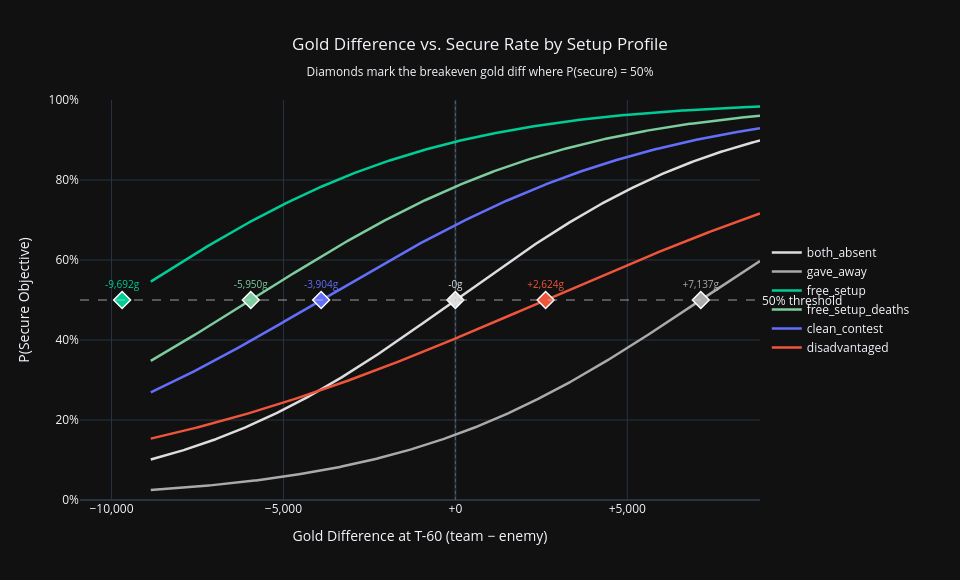

Here is the notebook cell this chart was saved with:
### Code cell
# ── Gold Breakeven Analysis ───────────────────────────────────────────────────
# For each setup profile, fit logistic regression: P(secure) ~ gold_diff_T_60.
# Breakeven: logit = 0  →  gold_diff = −intercept / coef.
# Profiles with extreme base rates may not cross 50% within the observed data range.

PROFILE_COLORS = {
    "free_setup":        "#00CC96",
    "free_setup_deaths": "#7DCC9E",
    "clean_contest":     "#636EFA",
    "disadvantaged":     "#EF553B",
    "gave_away":         "#AAAAAA",
    "no_early_setup":       "#DDDDDD",
}

g_lo = float(df["gold_diff_T_60"].quantile(0.02))
g_hi = float(df["gold_diff_T_60"].quantile(0.98))
gold_range = np.linspace(g_lo, g_hi, 400)

fig_be = go.Figure()
summary_rows = []

for profile in PROFILE_ORDER:
    sub = df[df["setup_profile"] == profile].dropna(subset=["gold_diff_T_60", "secured"])
    if len(sub) < 30:
        continue
    color = PROFILE_COLORS.get(profile, "#888888")
    X = sub[["gold_diff_T_60"]].values
    y = sub["secured"].values.astype(int)

    lr = LogisticRegression(max_iter=1000)
    lr.fit(X, y)
    coef      = float(lr.coef_[0][0])
    intercept = float(lr.intercept_[0])
    breakeven = (-intercept / coef) if coef != 0 else None
    base_rate = float(lr.predict_proba([[0]])[0, 1])

    y_pred = lr.predict_proba(gold_range.reshape(-1, 1))[:, 1]
    fig_be.add_trace(go.Scatter(
        x=gold_range, y=y_pred,
        name=profile,
        mode="lines",
        line=dict(color=color, width=2.5),
        hovertemplate=(
            f"<b>{profile}</b><br>"
            "Gold diff: %{x:+,.0f}<br>"
            "P(secure): %{y:.1%}<extra></extra>"
        ),
    ))

    if breakeven is not None:
        fig_be.add_trace(go.Scatter(
            x=[breakeven], y=[0.5],
            mode="markers+text",
            marker=dict(color=color, size=13, symbol="diamond",
                        line=dict(color="white", width=1.5)),
            text=[f"{breakeven:+,.0f}g"],
            textposition="top center",
            textfont=dict(size=10, color=color),
            showlegend=False,
            hovertemplate=(
                f"<b>{profile}</b> breakeven<br>"
                f"Gold diff: {breakeven:+,.0f}g<extra></extra>"
            ),
        ))
        be_str = f"{breakeven:+,.0f}g"
    else:
        be_str = "flat"

    summary_rows.append({
        "Profile":             profile,
        "N":                   len(sub),
        "Base rate @ 0g diff": f"{base_rate:.1%}",
        "50% breakeven gold":  be_str,
    })

fig_be.add_hline(
    y=0.5, line_dash="dash", line_color="rgba(200,200,200,0.5)", line_width=1.5,
    annotation_text="50% threshold", annotation_position="right",
)
fig_be.add_vline(x=0, line_dash="dot", line_color="rgba(180,180,180,0.35)", line_width=1)

fig_be.update_layout(
    title=dict(
        text=(
            "Gold Difference vs. Secure Rate by Setup Profile<br>"
            "<sub>Diamonds mark the breakeven gold diff where P(secure) = 50%</sub>"
        ),
        x=0.5,
    ),
    xaxis=dict(title="Gold Difference at T-60 (team \u2212 enemy)", tickformat="+,"),
    yaxis=dict(title="P(Secure Objective)", tickformat=".0%", range=[0, 1]),
    template="plotly_dark",
    width=960, height=580,
    legend=dict(x=1.01, y=0.5, xanchor="left", bgcolor="rgba(0,0,0,0)"),
    margin=dict(r=200),
)
fig_be.show()

print("\nBreakeven summary:")
print(pd.DataFrame(summary_rows).to_string(index=False))

### Figure 1 — Plotly figure (JSON) as saved in the notebook; plotly's stock layout.template omitted (floating-point values rounded to 4 significant figures; data arrays with more than 128 entries replaced by an {"elided": "..."} marker saying what was removed)
{"data": [{"hovertemplate": "<b>both_absent</b><br>Gold diff: %{x:+,.0f}<br>P(secure): %{y:.1%}<extra></extra>", "line": {"color": "#DDDDDD", "width": 2.5}, "mode": "lines", "name": "both_absent", "type": "scatter", "x": {"elided": "400 float values"}, "y": {"elided": "400 float values"}}, {"hovertemplate": "<b>both_absent</b> breakeven<br>Gold diff: -0g<extra></extra>", "marker": {"color": "#DDDDDD", "line": {"color": "white", "width": 1.5}, "size": 13, "symbol": "diamond"}, "mode": "markers+text", "showlegend": false, "text": ["-0g"], "textfont": {"color": "#DDDDDD", "size": 10}, "textposition": "top center", "type": "scatter", "x": [-3.751e-21], "y": [0.5]}, {"hovertemplate": "<b>gave_away</b><br>Gold diff: %{x:+,.0f}<br>P(secure): %{y:.1%}<extra></extra>", "line": {"color": "#AAAAAA", "width": 2.5}, "mode": "lines", "name": "gave_away", "type": "scatter", "x": {"elided": "400 float values"}, "y": {"elided": "400 float values"}}, {"hovertemplate": "<b>gave_away</b> breakeven<br>Gold diff: +7,137g<extra></extra>", "marker": {"color": "#AAAAAA", "line": {"color": "white", "width": 1.5}, "size": 13, "symbol": "diamond"}, "mode": "markers+text", "showlegend": false, "text": ["+7,137g"], "textfont": {"color": "#AAAAAA", "size": 10}, "textposition": "top center", "type": "scatter", "x": [7137.0], "y": [0.5]}, {"hovertemplate": "<b>free_setup</b><br>Gold diff: %{x:+,.0f}<br>P(secure): %{y:.1%}<extra></extra>", "line": {"color": "#00CC96", "width": 2.5}, "mode": "lines", "name": "free_setup", "type": "scatter", "x": {"elided": "400 float values"}, "y": {"elided": "400 float values"}}, {"hovertemplate": "<b>free_setup</b> breakeven<br>Gold diff: -9,692g<extra></extra>", "marker": {"color": "#00CC96", "line": {"color": "white", "width": 1.5}, "size": 13, "symbol": "diamond"}, "mode": "markers+text", "showlegend": false, "text": ["-9,692g"], "textfont": {"color": "#00CC96", "size": 10}, "textposition": "top center", "type": "scatter", "x": [-9692.0], "y": [0.5]}, {"hovertemplate": "<b>free_setup_deaths</b><br>Gold diff: %{x:+,.0f}<br>P(secure): %{y:.1%}<extra></extra>", "line": {"color": "#7DCC9E", "width": 2.5}, "mode": "lines", "name": "free_setup_deaths", "type": "scatter", "x": {"elided": "400 float values"}, "y": {"elided": "400 float values"}}, {"hovertemplate": "<b>free_setup_deaths</b> breakeven<br>Gold diff: -5,950g<extra></extra>", "marker": {"color": "#7DCC9E", "line": {"color": "white", "width": 1.5}, "size": 13, "symbol": "diamond"}, "mode": "markers+text", "showlegend": false, "text": ["-5,950g"], "textfont": {"color": "#7DCC9E", "size": 10}, "textposition": "top center", "type": "scatter", "x": [-5950.0], "y": [0.5]}, {"hovertemplate": "<b>clean_contest</b><br>Gold diff: %{x:+,.0f}<br>P(secure): %{y:.1%}<extra></extra>", "line": {"color": "#636EFA", "width": 2.5}, "mode": "lines", "name": "clean_contest", "type": "scatter", "x": {"elided": "400 float values"}, "y": {"elided": "400 float values"}}, {"hovertemplate": "<b>clean_contest</b> breakeven<br>Gold diff: -3,904g<extra></extra>", "marker": {"color": "#636EFA", "line": {"color": "white", "width": 1.5}, "size": 13, "symbol": "diamond"}, "mode": "markers+text", "showlegend": false, "text": ["-3,904g"], "textfont": {"color": "#636EFA", "size": 10}, "textposition": "top center", "type": "scatter", "x": [-3904.0], "y": [0.5]}, {"hovertemplate": "<b>disadvantaged</b><br>Gold diff: %{x:+,.0f}<br>P(secure): %{y:.1%}<extra></extra>", "line": {"color": "#EF553B", "width": 2.5}, "mode": "lines", "name": "disadvantaged", "type": "scatter", "x": {"elided": "400 float values"}, "y": {"elided": "400 float values"}}, {"hovertemplate": "<b>disadvantaged</b> breakeven<br>Gold diff: +2,624g<extra></extra>", "marker": {"color": "#EF553B", "line": {"color": "white", "width": 1.5}, "size": 13, "symbol": "diamond"}, "mode": "markers+text", "showlegend": false, "text": ["+2,624g"], "textfont": {"color": "#EF553B", "size": 10}, "textposition": "top center", "type": "scatter", "x": [2624.0], "y": [0.5]}], "layout": {"annotations": [{"showarrow": false, "text": "50% threshold", "x": 1, "xanchor": "left", "xref": "x domain", "y": 0.5, "yanchor": "middle", "yref": "y"}], "height": 580, "legend": {"bgcolor": "rgba(0,0,0,0)", "x": 1.01, "xanchor": "left", "y": 0.5}, "margin": {"r": 200}, "shapes": [{"line": {"color": "rgba(200,200,200,0.5)", "dash": "dash", "width": 1.5}, "type": "line", "x0": 0, "x1": 1, "xref": "x domain", "y0": 0.5, "y1": 0.5, "yref": "y"}, {"line": {"color": "rgba(180,180,180,0.35)", "dash": "dot", "width": 1}, "type": "line", "x0": 0, "x1": 0, "xref": "x", "y0": 0, "y1": 1, "yref": "y domain"}], "title": {"text": "Gold Difference vs. Secure Rate by Setup Profile<br><sub>Diamonds mark the breakeven gold diff where P(secure) = 50%</sub>", "x": 0.5}, "width": 960, "xaxis": {"tickformat": "+,", "title": {"text": "Gold Difference at T-60 (team − enemy)"}}, "yaxis": {"range": [0, 1], "tickformat": ".0%", "title": {"text": "P(Secure Objective)"}}}}
